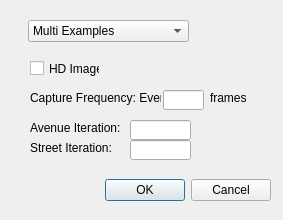
<?xml version="1.0" encoding="UTF-8"?>
<ui version="4.0">
 <class>GrowingVideoSettingDialog</class>
 <widget class="QDialog" name="GrowingVideoSettingDialog">
  <property name="geometry">
   <rect>
    <x>0</x>
    <y>0</y>
    <width>283</width>
    <height>220</height>
   </rect>
  </property>
  <property name="windowTitle">
   <string>Dialog</string>
  </property>
  <widget class="QCheckBox" name="checkBoxHDImage">
   <property name="geometry">
    <rect>
     <x>30</x>
     <y>60</y>
     <width>70</width>
     <height>17</height>
    </rect>
   </property>
   <property name="text">
    <string>HD Image</string>
   </property>
  </widget>
  <widget class="QLabel" name="label">
   <property name="geometry">
    <rect>
     <x>30</x>
     <y>90</y>
     <width>131</width>
     <height>16</height>
    </rect>
   </property>
   <property name="text">
    <string>Capture Frequency: Every </string>
   </property>
  </widget>
  <widget class="QLineEdit" name="lineEditFrequency">
   <property name="geometry">
    <rect>
     <x>163</x>
     <y>90</y>
     <width>41</width>
     <height>20</height>
    </rect>
   </property>
  </widget>
  <widget class="QLabel" name="label_2">
   <property name="geometry">
    <rect>
     <x>210</x>
     <y>90</y>
     <width>41</width>
     <height>16</height>
    </rect>
   </property>
   <property name="text">
    <string>frames</string>
   </property>
  </widget>
  <widget class="QWidget" name="horizontalLayoutWidget">
   <property name="geometry">
    <rect>
     <x>80</x>
     <y>170</y>
     <width>191</width>
     <height>41</height>
    </rect>
   </property>
   <layout class="QHBoxLayout" name="horizontalLayout">
    <item>
     <spacer name="horizontalSpacer">
      <property name="orientation">
       <enum>Qt::Horizontal</enum>
      </property>
      <property name="sizeHint" stdset="0">
       <size>
        <width>40</width>
        <height>20</height>
       </size>
      </property>
     </spacer>
    </item>
    <item>
     <widget class="QPushButton" name="okButton">
      <property name="text">
       <string>OK</string>
      </property>
     </widget>
    </item>
    <item>
     <widget class="QPushButton" name="cancelButton">
      <property name="text">
       <string>Cancel</string>
      </property>
     </widget>
    </item>
   </layout>
  </widget>
  <widget class="QLabel" name="label_3">
   <property name="geometry">
    <rect>
     <x>30</x>
     <y>120</y>
     <width>101</width>
     <height>16</height>
    </rect>
   </property>
   <property name="text">
    <string>Avenue Iteration:</string>
   </property>
  </widget>
  <widget class="QLabel" name="label_4">
   <property name="geometry">
    <rect>
     <x>30</x>
     <y>140</y>
     <width>101</width>
     <height>16</height>
    </rect>
   </property>
   <property name="text">
    <string>Street Iteration:</string>
   </property>
  </widget>
  <widget class="QLineEdit" name="lineEditNumAvenueIterations">
   <property name="geometry">
    <rect>
     <x>130</x>
     <y>120</y>
     <width>61</width>
     <height>20</height>
    </rect>
   </property>
  </widget>
  <widget class="QLineEdit" name="lineEditNumStreetIterations">
   <property name="geometry">
    <rect>
     <x>130</x>
     <y>140</y>
     <width>61</width>
     <height>20</height>
    </rect>
   </property>
  </widget>
  <widget class="QComboBox" name="comboBoxGenerationMethod">
   <property name="geometry">
    <rect>
     <x>28</x>
     <y>20</y>
     <width>161</width>
     <height>22</height>
    </rect>
   </property>
   <item>
    <property name="text">
     <string>Multi Examples</string>
    </property>
   </item>
   <item>
    <property name="text">
     <string>Warp</string>
    </property>
   </item>
   <item>
    <property name="text">
     <string>Procedural Modeling</string>
    </property>
   </item>
  </widget>
 </widget>
 <resources/>
 <connections/>
</ui>
